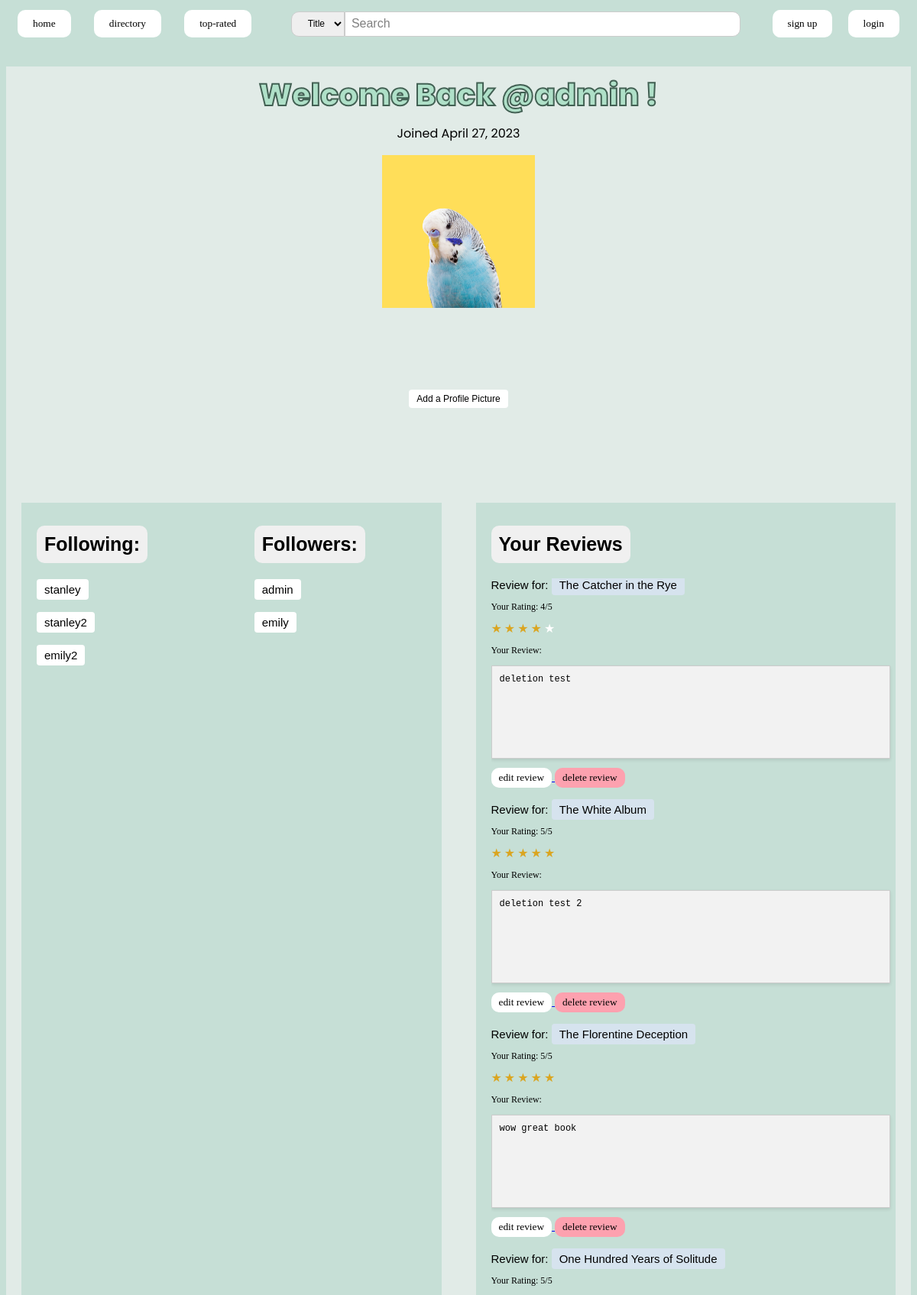
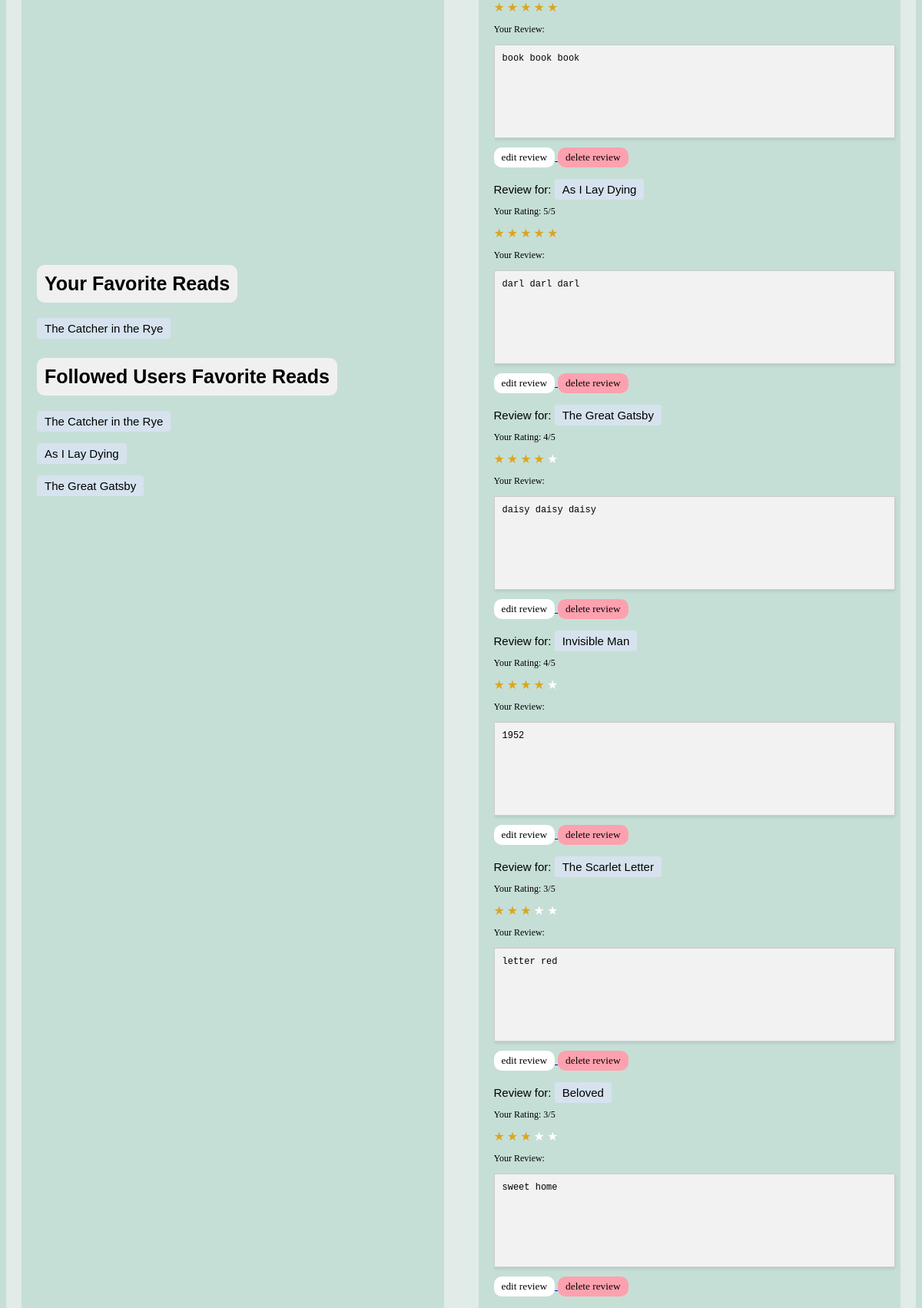
Page /profiles/1/page (upper part) on the committed database (2 pictures, top to bottom).
### profiles/models.py (models this page shows, shortened)
class UserProfile(models.Model):
    user = models.ForeignKey(User, on_delete=models.CASCADE, blank=True, default=0, related_name="profile")
    profile_picture = models.ImageField(upload_to='profile_pictures/', blank=True, null=True)
    favorite_books = models.ManyToManyField(Book, blank=True)
    followed_users = models.ManyToManyField("self", blank=True, related_name="following", symmetrical=False)
    follower_users = models.ManyToManyField("self", blank=True, related_name="followers", symmetrical=False)

### books/models.py (models this page shows, shortened)
class Book(models.Model):
    title = models.CharField(max_length=200, blank=False)
    author = models.CharField(max_length=200)
    pub_year = models.IntegerField(default=-1, blank=True)
    isbn = models.CharField(max_length=13, blank=True)
    olid = models.CharField(max_length=11, blank=True)
    num_pages = models.IntegerField(blank=True, null=True)

### reviews/models.py (models this page shows)
class Review(models.Model):
    user = models.ForeignKey(User, on_delete=models.CASCADE, blank=True)
    book = models.ForeignKey(Book, on_delete=models.CASCADE)
    rating = models.IntegerField(blank=False, default=0)
    text = models.CharField(blank=False,max_length=500)
    images = models.ImageField(upload_to='review_images/',blank=True)
    likes=models.ManyToManyField(User, related_name='liked_reviews', blank=True)
    dislikes=models.ManyToManyField(User, related_name='disliked_reviews', blank=True)

### profiles/views.py (the view)
# urls.py: path("<int:user_id>/page", views.user_profile, name="user-profile"),
def user_profile(request, user_id):
    profile_user = User.objects.get(pk=user_id)
    if profile_user is not None:
        try:
            profile = UserProfile.objects.filter(user=profile_user)[0]
        except:
            profile = UserProfile.objects.create(user=profile_user)
        reviews = Review.objects.filter(user=profile_user)
        followed_fav_books = set()
        for followed_user in profile.followed_users.all():
            for book in followed_user.favorite_books.all():
                if book not in followed_fav_books:
                    followed_fav_books.add(book)
        context =  {
            'profile_user': profile_user,
            'reviews': reviews,
            'profile': profile,
            'followed_fav_books': followed_fav_books,
        }
        return render(request, 'profiles/user-profile.html', context)
    return None

### templates/profiles/user-profile.html (shortened to what this page needs)
{% extends "base.html" %}
{% block content %}
  <div class="content-section">
    <h2 class = "user-back">Welcome Back @{{profile_user.username}} !</h2>
    <p class = "date-userhood">Joined {{profile_user.date_joined.date}}</p>
    <p class = "profile-things">
        {% if profile.profile_picture %}
        <div class = "square">
            <img src="{{ MEDIA_URL }}{{ profile.profile_picture }}" alt="Profile Picture">
        </div>
        {% endif %}
      <form method="post" enctype="multipart/form-data">
          <a class = "add-pfp" href="{% url 'profiles:upload_profile_picture' profile_user.id %}">Add a Profile Picture </a>
      </form>
    </p>
  </div>
    <div class="grid-container">
        <div class="left-s">
          <div class="ff-cont">
            <div class="lsection">
              <h2 class="header-1">Following:</h2>
              <div class="lsection-text">
              {% for followed_user in profile.followed_users.all %}
                <p><a class="user-title" href="{% url 'profiles:profile' followed_user.user_id %}">{{ followed_user.user.username }}</a></p>
              {% empty %}
                <p class="no-follower">None</p>
              {% endfor %}
              </div>
            </div>
            <div class="rsection">
              <h2 class="header-1">Followers:</h2>
              <div class="rsection-text">
              {% for follower in profile.follower_users.all %}
                <p><a class="user-title" href="{% url 'profiles:profile' follower.user_id %}">{{ follower.user.username }}</a></p>
              {% empty %}
                <p class="no-follower">None</p>
              {% endfor %}
              </div>
            </div>
          </div>
          <h2 class="header-1">Your Favorite Reads</h2>
          {% for book in profile.favorite_books.all %}
          <p class="my-fav-book"><a class = "rand-title" href="{% url 'books:view_book' book.id %}">{{ book.title }}</a></p>
          {% empty %}
          <p class="my-fav-book">No favorite books.</p>
          {% endfor %}
          <h2 class="header-1">Followed Users Favorite Reads</h2>
          {% for book in followed_fav_books %}
            <p class="my-fav-book"><a class = "rand-title" href="{% url 'books:view_book' book.id %}">{{ book.title }}</a></p>
          {% empty %}
            <p class="my-fav-book">No favorite books.</p>
          {% endfor %}
        </div>
        <div class="right-s">
          <h2 class="header-2">Your Reviews</h2>
          <div class="review-block">
          {% for review in reviews %}
          <div class="review-row">
            <div class="review-books">
              <b class="rev-for">Review for: <a class="rand-title" href="{% url 'books:view_book' review.book.id %}">{{review.book.title}}</a></b>
            </div>
            <div class="review-contents">
              <p class="rating-prof">Your Rating: {{review.rating}}/5</p>
              <div class="Stars" style="--rating: {{review.rating}};" aria-label="Rating of this product is {{review.rating}} out of 5."></div>
              <p class="rating-prof">Your Review:</p>
              <p class="user-rev">{{review.text}}</p>
              <a href="{% url 'books:edit_review' review.book.id %}">
                <button type="edit-rev" class="edit-rev">Edit Review</button>
              </a>
              <a href="{% url 'books:edit_review' review.book.id %}">
                <button type="delete-rev" class="rev-button delete-button">Delete Review</button>
              </a>
            </div>
          </div>
          {% endfor %}
          </div>
        </div>
      </div>
{% endblock %}

### static/css/stars.css (style rules this page uses)
:root { --star-color: #fff; --star-background: #DAA520; }
.Stars { --percent: calc(var(--rating) / 5 * 100%); display: inline-block; font-size: var(--star-size); font-family: Times; line-height: 1; }
.Stars::before { content: "★★★★★"; letter-spacing: 3px; background: linear-gradient(90deg, var(--star-background) var(--percent), var(--star-color) var(--percent)); -webkit-background-clip: text; -webkit-text-fill-color: transparent; }

### static/css/base.css (style rules this page uses)
body { background-color: #c6dfd6; }

### static/css/book.css (style rules this page uses)
.rev-button { display: inline-block; font-family: Verdana; text-transform: lowercase; color: black; background-color: white; padding: 5px 10px; border: none; border-radius: 10px; text-align: center; text-decoration: none; cursor: pointer; }
.user-rev { background-color: #f2f2f2; padding: 10px; border: 1px solid #ccc; box-shadow: 0 2px 4px rgba(0, 0, 0, 0.1); font-family: 'Courier New', Courier, monospace; font-size: 12px; max-width: 500px; min-height: 100px; }
.delete-button { background-color:rgb(253, 161, 175); }

### static/css/user_profile.css (style rules this page uses)
.content-section { background-color: #e1ebe7; padding-bottom: 1vh; }
.user-back { text-align:center; -webkit-text-stroke: 2px #426053; font-family: 'Poppins'; font-style: normal; font-weight: 400; font-size: 50px; line-height: 75px; margin: 0px; color: #afe0c8; font-size: 40px; font-family:"Poppins", sans-serif; font-weight: 800; }
.date-userhood { font-family:"Poppins", sans-serif; text-align: center; margin-top: 0px }
.square { position: relative; width: 200px; height: 200px; margin: auto; }
.square img { display: block; width: 100%; height: 100%; object-fit: cover; }
.my-fav-book { margin: 25px 20px; justify-content: center; background-color: rgb(214, 227, 238); color: black; text-decoration: none; border-radius: 4px; font-family:Verdana, Geneva, Tahoma, sans-serif; font-weight:normal; font-size: 15px; max-width:fit-content; }
.rev-for { font-family:Verdana, Geneva, Tahoma, sans-serif; font-weight:normal; font-size: 15px; }
.user-title { padding: 5px 10px; background-color: white; color: black; text-decoration: none; border-radius: 4px; font-family:Verdana, Geneva, Tahoma, sans-serif; font-weight:normal; font-size: 15px; max-width:fit-content; display: flex; justify-content: center; margin-left: 20px; }
.rand-title { padding: 5px 10px; background-color: rgb(214, 227, 238); color: black; text-decoration: none; border-radius: 4px; font-family:Verdana, Geneva, Tahoma, sans-serif; font-weight:normal; font-size: 15px; max-width:fit-content; }
form { align-items: center; justify-content: center; }
.add-pfp { padding: 5px 10px; background-color: white; color: black; text-decoration: none; border-radius: 4px; font-family:Verdana, Geneva, Tahoma, sans-serif; font-weight:normal; font-size: 12px; max-width:fit-content; display: block; margin: 0 auto; margin-top:2vh; }
.grid-container { padding-top: 1vh; display: grid; grid-template-columns: 1fr 1fr; gap: 5px; background-color: #e1ebe7; }
.left-s { flex: 1; margin-right: 20px; margin-left: 20px; margin-bottom: 20px; background-color: #c6dfd6; }
.right-s { flex: 1; height: 85vh; background-color: #c6dfd6; padding-left: 20px; margin-left: 20px; margin-right: 20px; margin-left: 20px; margin-bottom: 20px }
.review-block { height: 70vh; overflow: auto; position: relative; }
.ff-cont { padding-top: 0px; padding-bottom: 10px; display: grid; grid-template-columns: 1fr 1fr; gap: 20px; height: 25vh; }
.lsection { flex: 1; height: 25vh; }
.lsection-text { height: 18vh; overflow: auto; }
.rsection { flex: 1; height: 25vh; }
.rsection-text { height: 18vh; overflow: auto; }
.rating-prof { font-family:Verdana; font-size: 12px; }
.header-1 { padding:10px; font-family: 'Trebuchet MS', 'Lucida Sans Unicode', 'Lucida Grande', 'Lucida Sans', Arial, sans-serif; font-size: 25px; background-color: #F0F0F0; border-radius: 10px; max-width: fit-content; margin-top: 30px; margin-bottom: 5px; margin-left:20px; }
.header-2 { padding:10px; font-family: 'Trebuchet MS', 'Lucida Sans Unicode', 'Lucida Grande', 'Lucida Sans', Arial, sans-serif; font-size: 25px; background-color: #F0F0F0; border-radius: 10px; max-width: fit-content; margin-top: 30px; }
.edit-rev { font-family: Verdana; text-transform: lowercase; color: black; background-color: white; padding: 5px 10px; border: none; border-radius: 10px; text-align: center; text-decoration: none; cursor: pointer; margin-bottom:20px; }

### rows in the picture
UserProfile: profile_picture (picture), user.username "admin"
UserProfile: user.username "stanley"
UserProfile: user.username "stanley2"
UserProfile: user.username "emily2"
UserProfile: user.username "emily"
Book: title "The Catcher in the Rye"
Book: title "As I Lay Dying"
Book: title "The Great Gatsby"
Review: book "The Catcher in the Rye", rating "4", text "deletion test"
Review: book "The White Album", rating "5", text "deletion test 2"
Review: book "The Florentine Deception", rating "5", text "wow great book"
Review: book "One Hundred Years of Solitude", rating "5", text "book book book"
Review: book "As I Lay Dying", rating "5", text "darl darl darl"
Review: book "The Great Gatsby", rating "4", text "daisy daisy daisy"
Review: book "Invisible Man", rating "4", text "1952"
Review: book "The Scarlet Letter", rating "3", text "letter red"
Review: book "Beloved", rating "3", text "sweet home"

### other values in the picture
{{ profile_user.username }} "admin"
{{ profile_user.date_joined.date }} "April 27, 2023"
